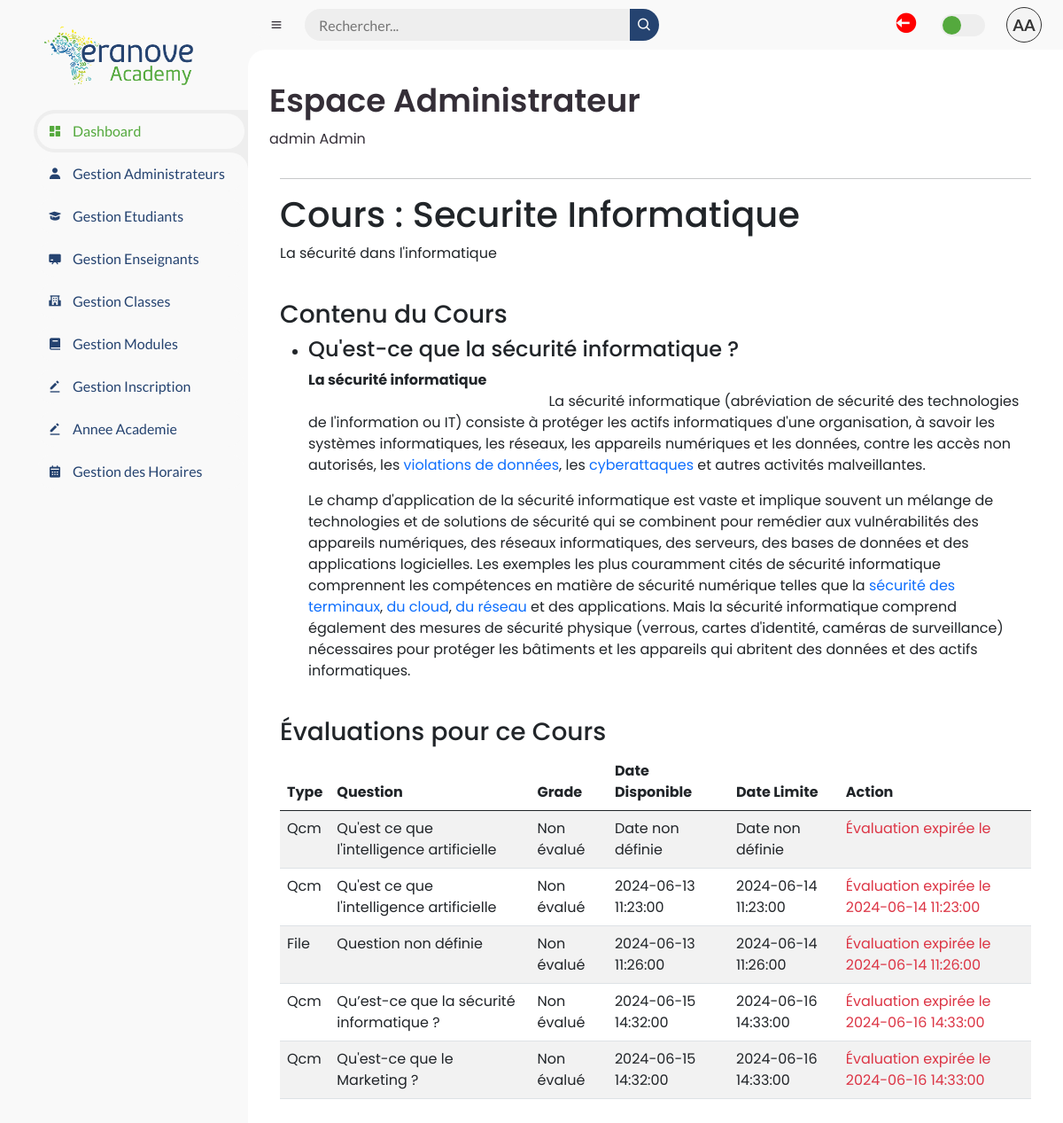
The app's page /admin/evaluations.php?course_id=1 (signed in) with its own data.
### tables this page shows
CREATE TABLE `courses` (
  `id` int(11) NOT NULL,
  `module_id` int(11) NOT NULL,
  `name` varchar(255) NOT NULL,
  `description` text NOT NULL
);

CREATE TABLE `course_contents` (
  `id` int(11) NOT NULL,
  `course_id` int(11) NOT NULL,
  `title` varchar(255) NOT NULL,
  `body` text NOT NULL
);

CREATE TABLE `evaluations` (
  `id` int(11) NOT NULL,
  `course_id` int(11) NOT NULL,
  `type` enum('qcm','file') NOT NULL,
  `question` varchar(255) DEFAULT NULL,
  `answer_a` varchar(255) DEFAULT NULL,
  `answer_b` varchar(255) DEFAULT NULL,
  `answer_c` varchar(255) DEFAULT NULL,
  `correct_answer` enum('A','B','C') DEFAULT NULL,
  `file_name` varchar(255) DEFAULT NULL,
  `file_path` varchar(255) DEFAULT NULL,
  `available_until` datetime DEFAULT NULL,
  `available_from` datetime DEFAULT NULL
);

### admin/evaluations.php (the view, shortened to what this page needs)
<?php
include '../admin/db.php';
$courseId = $_GET['course_id'];
$userId = $_SESSION['user_id'];
$sql = "SELECT e.*, er.grade
        FROM evaluations e
        LEFT JOIN evaluation_results er ON e.id = er.evaluation_id AND er.student_id = ?
        WHERE e.course_id = ?";
$stmt = $pdo->prepare($sql);
$stmt->execute([$userId, $courseId]);
$evaluations = $stmt->fetchAll();
$sqlCourse = "SELECT name, description FROM courses WHERE id = ?";
$stmtCourse = $pdo->prepare($sqlCourse);
$stmtCourse->execute([$courseId]);
$course = $stmtCourse->fetch(PDO::FETCH_ASSOC);
$sqlCourseContent = "SELECT * FROM course_contents WHERE course_id = ?";
$stmtCourseContent = $pdo->prepare($sqlCourseContent);
$stmtCourseContent->execute([$courseId]);
$courseContents = $stmtCourseContent->fetchAll(PDO::FETCH_ASSOC);
?>
<?php include 'layout/header.php'; ?>
<div class="container">
    <hr>
    <h1>Cours : <?= htmlspecialchars($course['name'] ?? 'Cours non trouvé') ?></h1>
    <p><?= htmlspecialchars($course['description'] ?? 'Description non trouvée') ?></p>
    <br>
    <?php if (!empty($courseContents)): ?>
        <h3>Contenu du Cours</h3>
        <ul>
            <?php foreach ($courseContents as $content): ?>
                <li>
                    <h4><?= htmlspecialchars($content['title']) ?></h4>
                    <?= $content['body'] ?>
                </li>
            <?php endforeach; ?>
        </ul>
    <?php endif; ?>
    <br>
    <h3>Évaluations pour ce Cours</h3>
    <?php if (!empty($evaluations)): ?>
        <table class="table table-striped">
            <thead>
                <tr>
                    <th>Type</th>
                    <th>Question</th>
                    <th>Grade</th>
                    <th>Date Disponible</th>
                    <th>Date Limite</th>
                    <th>Action</th>
                </tr>
            </thead>
            <tbody>
                <?php foreach ($evaluations as $evaluation): ?>
                    <tr>
                        <td><?= isset($evaluation['type']) ? ucfirst($evaluation['type']) : 'Type non défini' ?></td>
                        <td><?= isset($evaluation['question']) ? htmlspecialchars($evaluation['question']) : 'Question non définie' ?></td>
                        <td><?= isset($evaluation['grade']) ? $evaluation['grade'] : 'Non évalué' ?></td>
                        <td><?= isset($evaluation['available_from']) ? $evaluation['available_from'] : 'Date non définie' ?></td>
                        <td><?= isset($evaluation['available_until']) ? $evaluation['available_until'] : 'Date non définie' ?></td>
                        <td>
                            <?php if (!isset($evaluation['grade'])): ?>
                                <?php if (strtotime($evaluation['available_from']) <= time() && strtotime($evaluation['available_until']) >= time()): ?>
                                    <a href="start_evaluation.php?evaluation_id=<?= $evaluation['id'] ?>&course_id=<?= $courseId ?>" class="btn btn-primary">Faire l'évaluation</a>
                                <?php elseif (strtotime($evaluation['available_from']) > time()): ?>
                                    <span class="text-warning">Évaluation disponible à partir de <?= $evaluation['available_from'] ?></span>
                                <?php elseif (strtotime($evaluation['available_until']) < time()): ?>
                                    <span class="text-danger">Évaluation expirée le <?= $evaluation['available_until'] ?></span>
                                <?php endif; ?>
                            <?php else: ?>
                                <span class="text-success">Évaluation terminée</span>
                            <?php endif; ?>
                        </td>
                    </tr>
                <?php endforeach; ?>
            </tbody>
        </table>
    <?php else: ?>
        <p>Aucune évaluation trouvée pour ce cours.</p>
    <?php endif; ?>
</div>
<?php include 'layout/footer.php'; ?>

### admin/style.css (style rules this page uses)
* { margin: 0; padding: 0; box-sizing: border-box; }
a { text-decoration: none !important; }
:root { --poppins: 'Poppins', sans-serif; --lato: 'Lato', sans-serif; --light: #F9F9F9; --blue: #3C91E6; --light-blue: #CFE8FF; --grey: #eee; --dark-grey: #AAAAAA; --dark: #342E37; --red: #DB504A; --yellow: #FFCE26; --light-yellow: #FFF2C6; --orange: #FD7238; --light-orange: #FFE0D3; --light-vert: #61CE70; --light-gris: #7A7A7A; --light-orange: #FFE0D3; --light-blue: #6EC1EA; --light-black: #54595F; --blue-fonce: #254370; --noire-fonce: #333333; --light-green: #54A93D; }
html { overflow-x: hidden; }
body { background: var(--grey); overflow-x: hidden; }

### records on screen
courses: name "Securite Informatique", description "La sécurité dans l'informatique"
course_contents: title "Qu'est-ce que la sécurité informatique ?", body "La sécurité informatique La sécurité informatique (abréviation de sécurité des technologies de l'information ou IT) consiste à protéger les actifs informatiques d'une organisation, à savoir les systèmes informatiques, les réseaux, les appareils numériques et les données, contre les accès non autorisés, les violations de données , les cyberattaques et autres activités malveillantes. Le champ d'application de la sécurité informatique est vaste et implique souvent un mélange de technologies et de solutions de sécurité qui se combinent pour remédier aux vulnérabilités des appareils numériques, des réseaux informatiques, des serveurs, des bases de données et des applications logicielles. Les…"
evaluations: type "Qcm", question "Qu'est ce que l'intelligence artificielle", shows "Date non définie"
evaluations: type "Qcm", question "Qu'est ce que l'intelligence artificielle", available_from "2024-06-13 11:23:00", available_until "2024-06-14 11:23:00"
evaluations: type "File", shows "Question non définie", available_from "2024-06-13 11:26:00", available_until "2024-06-14 11:26:00"
evaluations: type "Qcm", question "Qu’est-ce que la sécurité informatique ?", available_from "2024-06-15 14:32:00", available_until "2024-06-16 14:33:00"
evaluations: type "Qcm", question "Qu'est-ce que le Marketing ?", available_from "2024-06-15 14:32:00", available_until "2024-06-16 14:33:00"

### other values on screen
$initials "AA"
$username "admin"
$prenom "Admin"
